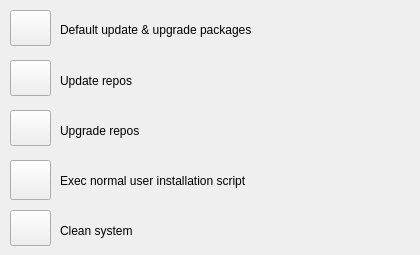
      <widget class="QWidget" name="tab_8">
       <attribute name="title">
        <string>Normal user</string>
       </attribute>
       <widget class="QLabel" name="label_16">
        <property name="geometry">
         <rect>
          <x>60</x>
          <y>220</y>
          <width>161</width>
          <height>21</height>
         </rect>
        </property>
        <property name="font">
         <font>
          <weight>50</weight>
          <bold>false</bold>
         </font>
        </property>
        <property name="text">
         <string>Clean system</string>
        </property>
       </widget>
       <widget class="QPushButton" name="upgradeReposButton">
        <property name="enabled">
         <bool>true</bool>
        </property>
        <property name="geometry">
         <rect>
          <x>10</x>
          <y>110</y>
          <width>41</width>
          <height>36</height>
         </rect>
        </property>
        <property name="toolTip">
         <string>&lt;html&gt;&lt;head/&gt;&lt;body&gt;&lt;p&gt;apt-fast -y upgrade&lt;/p&gt;&lt;/body&gt;&lt;/html&gt;</string>
        </property>
        <property name="whatsThis">
         <string/>
        </property>
        <property name="text">
         <string/>
        </property>
        <property name="icon">
         <iconset resource="ubunsys.qrc">
          <normaloff>:/images/update.png</normaloff>:/images/update.png</iconset>
        </property>
        <property name="iconSize">
         <size>
          <width>30</width>
          <height>30</height>
         </size>
        </property>
        <property name="shortcut">
         <string/>
        </property>
        <property name="checkable">
         <bool>false</bool>
        </property>
       </widget>
       <widget class="QLabel" name="label_15">
        <property name="geometry">
         <rect>
          <x>60</x>
          <y>20</y>
          <width>331</width>
          <height>20</height>
         </rect>
        </property>
        <property name="font">
         <font>
          <weight>50</weight>
          <bold>false</bold>
         </font>
        </property>
        <property name="text">
         <string>Default update &amp; upgrade packages</string>
        </property>
       </widget>
       <widget class="QPushButton" name="updateReposButton">
        <property name="enabled">
         <bool>true</bool>
        </property>
        <property name="geometry">
         <rect>
          <x>10</x>
          <y>60</y>
          <width>41</width>
          <height>36</height>
         </rect>
        </property>
        <property name="toolTip">
         <string>&lt;html&gt;&lt;head/&gt;&lt;body&gt;&lt;p&gt;apt-fast -y update&lt;/p&gt;&lt;/body&gt;&lt;/html&gt;</string>
        </property>
        <property name="whatsThis">
         <string/>
        </property>
        <property name="text">
         <string/>
        </property>
        <property name="icon">
         <iconset resource="ubunsys.qrc">
          <normaloff>:/images/update.png</normaloff>:/images/update.png</iconset>
        </property>
        <property name="iconSize">
         <size>
          <width>30</width>
          <height>30</height>
         </size>
        </property>
        <property name="shortcut">
         <string/>
        </property>
        <property name="checkable">
         <bool>false</bool>
        </property>
       </widget>
       <widget class="QLabel" name="label_31">
        <property name="geometry">
         <rect>
          <x>60</x>
          <y>120</y>
          <width>221</width>
          <height>21</height>
         </rect>
        </property>
        <property name="font">
         <font>
          <weight>50</weight>
          <bold>false</bold>
         </font>
        </property>
        <property name="text">
         <string>Upgrade repos</string>
        </property>
       </widget>
       <widget class="QLabel" name="label_14">
        <property name="geometry">
         <rect>
          <x>60</x>
          <y>70</y>
          <width>251</width>
          <height>21</height>
         </rect>
        </property>
        <property name="font">
         <font>
          <weight>50</weight>
          <bold>false</bold>
         </font>
        </property>
        <property name="text">
         <string>Update repos</string>
        </property>
       </widget>
       <widget class="QPushButton" name="basicPackagesInstallButton">
        <property name="geometry">
         <rect>
          <x>10</x>
          <y>160</y>
          <width>41</width>
          <height>40</height>
         </rect>
        </property>
        <property name="toolTip">
         <string>&lt;html&gt;&lt;head/&gt;&lt;body&gt;&lt;p&gt;installpackages1-minimal of ubuntupackages on git for normal users&lt;/p&gt;&lt;/body&gt;&lt;/html&gt;</string>
        </property>
        <property name="whatsThis">
         <string/>
        </property>
        <property name="text">
         <string/>
        </property>
        <property name="icon">
         <iconset resource="ubunsys.qrc">
          <normaloff>:/images/install.png</normaloff>:/images/install.png</iconset>
        </property>
        <property name="iconSize">
         <size>
          <width>30</width>
          <height>30</height>
         </size>
        </property>
        <property name="shortcut">
         <string/>
        </property>
        <property name="checkable">
         <bool>false</bool>
        </property>
       </widget>
       <widget class="QLabel" name="label_25">
        <property name="geometry">
         <rect>
          <x>60</x>
          <y>170</y>
          <width>351</width>
          <height>21</height>
         </rect>
        </property>
        <property name="font">
         <font>
          <weight>50</weight>
          <bold>false</bold>
         </font>
        </property>
        <property name="text">
         <string>Exec normal user installation script</string>
        </property>
       </widget>
       <widget class="QPushButton" name="updateAndUpgradeButton">
        <property name="geometry">
         <rect>
          <x>10</x>
          <y>10</y>
          <width>41</width>
          <height>36</height>
         </rect>
        </property>
        <property name="toolTip">
         <string>&lt;html&gt;&lt;head/&gt;&lt;body&gt;&lt;p&gt;apt-fast -y update&lt;/p&gt;&lt;p&gt;apt-fast -y upgrade&lt;/p&gt;&lt;/body&gt;&lt;/html&gt;</string>
        </property>
        <property name="whatsThis">
         <string/>
        </property>
        <property name="text">
         <string/>
        </property>
        <property name="icon">
         <iconset resource="ubunsys.qrc">
          <normaloff>:/images/upgrade.png</normaloff>:/images/upgrade.png</iconset>
        </property>
        <property name="iconSize">
         <size>
          <width>30</width>
          <height>30</height>
         </size>
        </property>
        <property name="shortcut">
         <string/>
        </property>
        <property name="checkable">
         <bool>false</bool>
        </property>
       </widget>
       <widget class="QPushButton" name="cleanButton">
        <property name="geometry">
         <rect>
          <x>10</x>
          <y>210</y>
          <width>41</width>
          <height>36</height>
         </rect>
        </property>
        <property name="toolTip">
         <string>&lt;html&gt;&lt;head/&gt;&lt;body&gt;&lt;p&gt;apt-fast -f install&lt;/p&gt;&lt;p&gt;apt-fast -y autoremove&lt;/p&gt;&lt;p&gt;apt-fast -y autoclean&lt;/p&gt;&lt;p&gt;apt-fast -y clean&lt;/p&gt;&lt;/body&gt;&lt;/html&gt;</string>
        </property>
        <property name="whatsThis">
         <string/>
        </property>
        <property name="text">
         <string/>
        </property>
        <property name="icon">
         <iconset resource="ubunsys.qrc">
          <normaloff>:/images/escoba.png</normaloff>:/images/escoba.png</iconset>
        </property>
        <property name="iconSize">
         <size>
          <width>30</width>
          <height>30</height>
         </size>
        </property>
        <property name="shortcut">
         <string/>
        </property>
        <property name="checkable">
         <bool>false</bool>
        </property>
       </widget>
      </widget>
